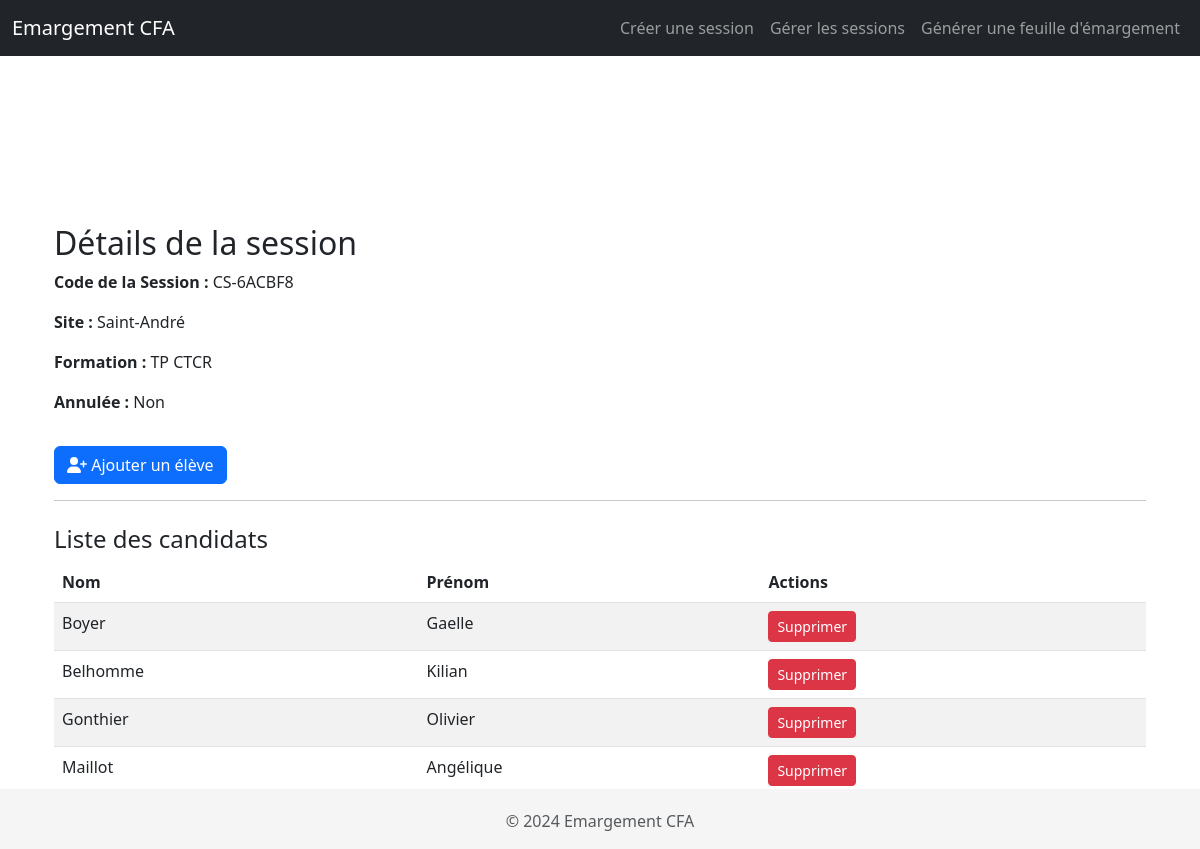
The app's page /session/4 with its own data.
### app.py (models this page shows, shortened)
class Session(db.Model):
    __tablename__ = 'session'
    id = db.Column(db.Integer, primary_key=True)
    code_session = db.Column(db.String(50), nullable=False, unique=True, default=lambda: f"CS-{uuid.uuid4().hex[:6].upper()}")
    site = db.Column(db.String(100), nullable=False)
    formation = db.Column(db.String(200), nullable=False)
    annule = db.Column(db.Boolean, default=False)
    candidats = db.relationship('Candidate', back_populates='session', lazy=True, cascade="all, delete-orphan")
    periodes = db.relationship('Periode', back_populates='session', lazy=True, cascade="all, delete-orphan")

class Candidate(db.Model):
    __tablename__ = 'candidate'
    id = db.Column(db.Integer, primary_key=True)
    nom = db.Column(db.String(100), nullable=False)
    prenom = db.Column(db.String(100), nullable=False)
    session_id = db.Column(db.Integer, db.ForeignKey('session.id'), nullable=False)
    session = db.relationship('Session', back_populates='candidats')

### app.py (the view)
@app.route('/session/<int:session_id>', methods=['GET'])
def session_details(session_id):
    session_obj = Session.query.get_or_404(session_id)
    candidates = session_obj.candidats
    return render_template('session_details.html', session=session_obj, candidates=candidates)

### templates/session_details.html (shortened to what this page needs)
{% extends "base.html" %}
{% block content %}
<div class="container mt-4">
    <h2>Détails de la session</h2>
    <p><strong>Code de la Session :</strong> {{ session.code_session }}</p>
    <p><strong>Site :</strong> {{ session.site }}</p>
    <p><strong>Formation :</strong> {{ session.formation }}</p>
    <p><strong>Annulée :</strong> {{ 'Oui' if session.annule else 'Non' }}</p>
    <button class="btn btn-primary mt-3" type="button" data-bs-toggle="collapse" data-bs-target="#addCandidateForm" aria-expanded="false" aria-controls="addCandidateForm">
        <i class="fas fa-user-plus"></i> Ajouter un élève
    </button>
    <hr>
    <h4 class="mt-4">Liste des candidats</h4>
    {% if candidates %}
    <table class="table table-striped">
        <thead>
            <tr>
                <th>Nom</th>
                <th>Prénom</th>
                <th>Actions</th>
            </tr>
        </thead>
        <tbody>
            {% for candidat in candidates %}
            <tr>
                <td>{{ candidat.nom }}</td>
                <td>{{ candidat.prenom }}</td>
                <td>
                    <form action="{{ url_for('delete_candidate', candidate_id=candidat.id) }}" method="POST" style="display: inline;">
                        <button type="submit" class="btn btn-danger btn-sm" onclick="return confirm('Êtes-vous sûr de vouloir supprimer ce candidat ?');">Supprimer</button>
                    </form>
                </td>
            </tr>
            {% endfor %}
        </tbody>
    </table>
    {% else %}
    <p>Aucun candidat dans cette session.</p>
    {% endif %}
    <a href="{{ url_for('list_sessions') }}" class="btn btn-secondary">Retour aux sessions</a>
</div>
{% endblock %}

### templates/base.html (style rules this page uses)
body { padding-top: 200px; }

### records on screen
Candidate: nom "Boyer", prenom "Gaelle"
Candidate: nom "Belhomme", prenom "Kilian"
Candidate: nom "Gonthier", prenom "Olivier"
Candidate: nom "Maillot", prenom "Angélique"

### other values on screen
{{ session.code_session }} "CS-6ACBF8"
{{ session.site }} "Saint-André"
{{ session.formation }} "TP CTCR"
{{ 'Oui' if session.annule else 'Non' }} "Non"
